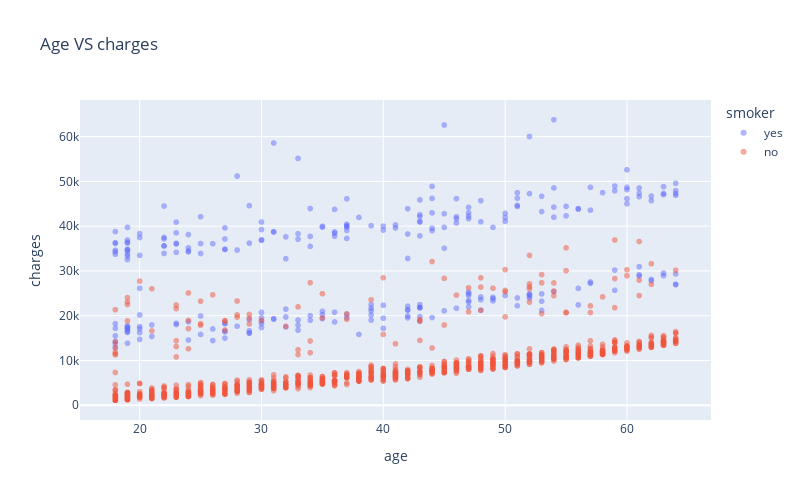

Notebook cell for this chart:
### Code cell
fig4=px.scatter(medical_df,x='age',y='charges',color='smoker',opacity=0.5,title='Age VS charges',height=500,width=800)
fig4.show()

### Figure 1 — Plotly figure (JSON) as saved in the notebook; plotly's stock layout.template omitted (floating-point values rounded to 4 significant figures; data arrays with more than 128 entries replaced by an {"elided": "..."} marker saying what was removed)
{"data": [{"hovertemplate": "smoker=yes<br>age=%{x}<br>charges=%{y}<extra></extra>", "legendgroup": "yes", "marker": {"color": "#636efa", "opacity": 0.5, "symbol": "circle"}, "mode": "markers", "name": "yes", "showlegend": true, "type": "scattergl", "x": {"elided": "274 int values"}, "xaxis": "x", "y": {"elided": "274 float values"}, "yaxis": "y"}, {"hovertemplate": "smoker=no<br>age=%{x}<br>charges=%{y}<extra></extra>", "legendgroup": "no", "marker": {"color": "#EF553B", "opacity": 0.5, "symbol": "circle"}, "mode": "markers", "name": "no", "showlegend": true, "type": "scattergl", "x": {"elided": "1064 int values"}, "xaxis": "x", "y": {"elided": "1064 float values"}, "yaxis": "y"}], "layout": {"height": 500, "legend": {"title": {"text": "smoker"}, "tracegroupgap": 0}, "title": {"text": "Age VS charges"}, "width": 800, "xaxis": {"anchor": "y", "domain": [0, 1], "title": {"text": "age"}}, "yaxis": {"anchor": "x", "domain": [0, 1], "title": {"text": "charges"}}}}
